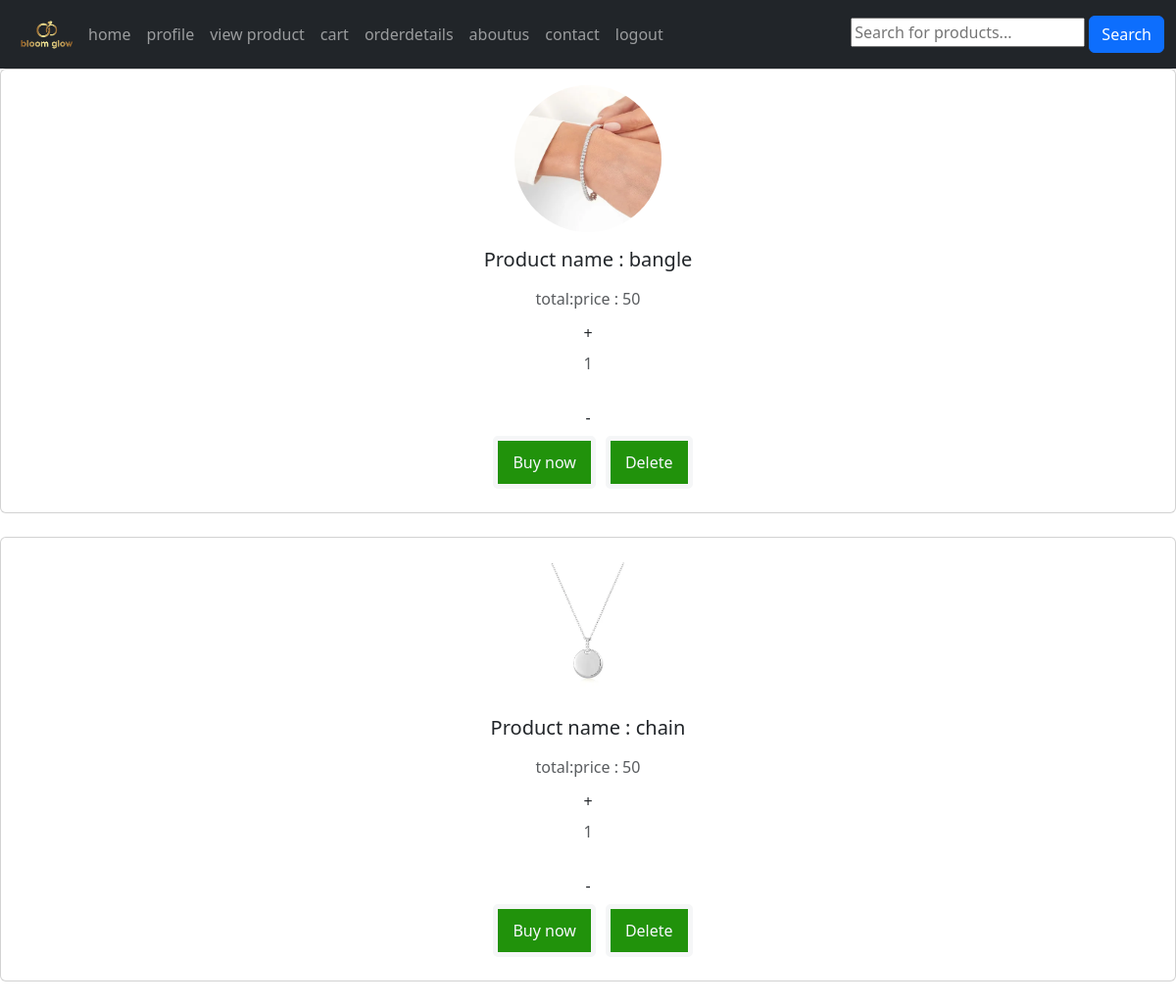
Before: /user_view_cart (signed in) with the older database file.
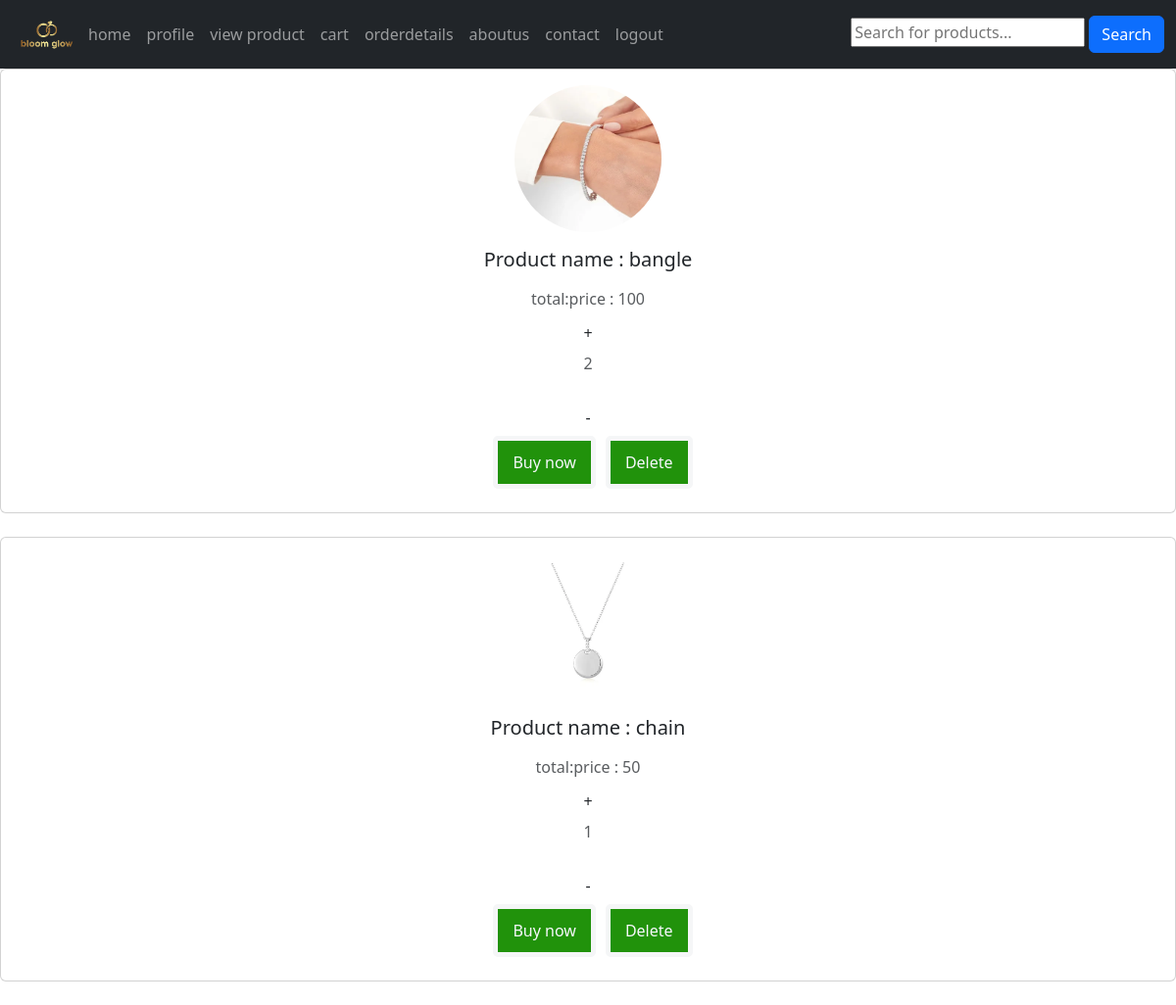
After: the same page with the newer database file.
### app/models.py (models this page shows, shortened)
class cart(models.Model):
    user = models.ForeignKey(Register,on_delete=models.CASCADE)
    product = models.ForeignKey(Product,on_delete=models.CASCADE)
    quantity = models.IntegerField()
    def total_price(self):
        return self.quantity * self.product.price

class Product(models.Model):
    shop = models.ForeignKey(Shopreg,on_delete=models.CASCADE)
    name = models.TextField()
    discription = models.TextField()
    price = models.IntegerField()
    quantity = models.IntegerField()
    offerprice = models.IntegerField()
    image = models.FileField()

### app/views.py (the view)
# urls.py: path('user_view_cart',views.user_view_cart),
def user_view_cart(req):
    if 'user' in req.session:
        data=cart.objects.filter(user=get_usr(req))
        return render(req,'user/addtocart.html',{'data':data})

### app/views.py (called while the page is built)
def get_usr(req):
    data=Register.objects.get(Email=req.session['user'])
    return data

### template/user/addtocart.html (shortened to what this page needs)
<!DOCTYPE html>
<html lang="en">
<head>
    <link href="https://cdn.jsdelivr.net/npm/bootstrap@5.3.3/dist/css/bootstrap.min.css" rel="stylesheet">
</head>
<body>
  <nav class="navbar navbar-expand-sm navbar-dark bg-dark">
    <div class="container-fluid">
      <a href="../userhome" class="logo">
        <img src="static/logo.png" alt="logo" width="70px">
      </a>
      <div class="collapse navbar-collapse" id="mynavbar">
        <ul class="navbar-nav me-auto">
          <li class="nav-item">
            <a class="nav-link" href="../userhome">home</a>
          </li>
          <li class="nav-item">
            <a class="nav-link" href="../profile">profile</a>
          </li>
          <li class="nav-item">
            <a class="nav-link" href="../userviewproduct">view product</a>
          </li>
          <li class="nav-item">
            <a class="nav-link" href="../user_view_cart">cart</a>
          </li>
          <li class="nav-item">
            <a class="nav-link" href="../orderdetails">orderdetails</a>
          </li>
            <a class="nav-link" href="../aboutus">aboutus</a>
            <a class="nav-link" href="../contact">contact</a>
          <li class="nav-item">
            <a class="nav-link" href="../logout">logout</a>
          </li>
        </ul>
        <form method="get" action="{% url 'product_search' %}">
          <input type="text" name="query" placeholder="Search for products...">
          <button  class="btn btn-primary" type="submit">Search</button>
      </form>
      </div>
    </div>
  </nav>
     {% for i in data %}
         <div class="card mb-4">
           <div class="card-body text-center">
             <img src="{{i.product.image.url}}" alt="avatar" class="rounded-circle img-fluid" style="width: 150px;height: 150px;">
             <h5 class="my-3">Product name : {{i.product.name}}</h5>
             <p class="text-muted mb-1">total:price : {{i.total_price}}</p>
             <a href="../qty_incri/{{i.pk}}" class="btn">+</a><p class="text-muted mb-4">{{i.quantity}}</p>
             <a href="../qty_decri/{{i.pk}}" class="btn">-</a>
             <div class="d-flex justify-content-center mb-2">
               <a class="pro" href="../buynow/{{i.pk}}">Buy now</a>
               <a class="pro" href="../deleteitem/{{i.pk}}">Delete</a>
             </div>
           </div>
         </div>
         {% endfor %}
</body>
</html>

Changed rows visible on the page:
changed cart "bangle": total_price "50" → "100"; quantity "1" → "2"
